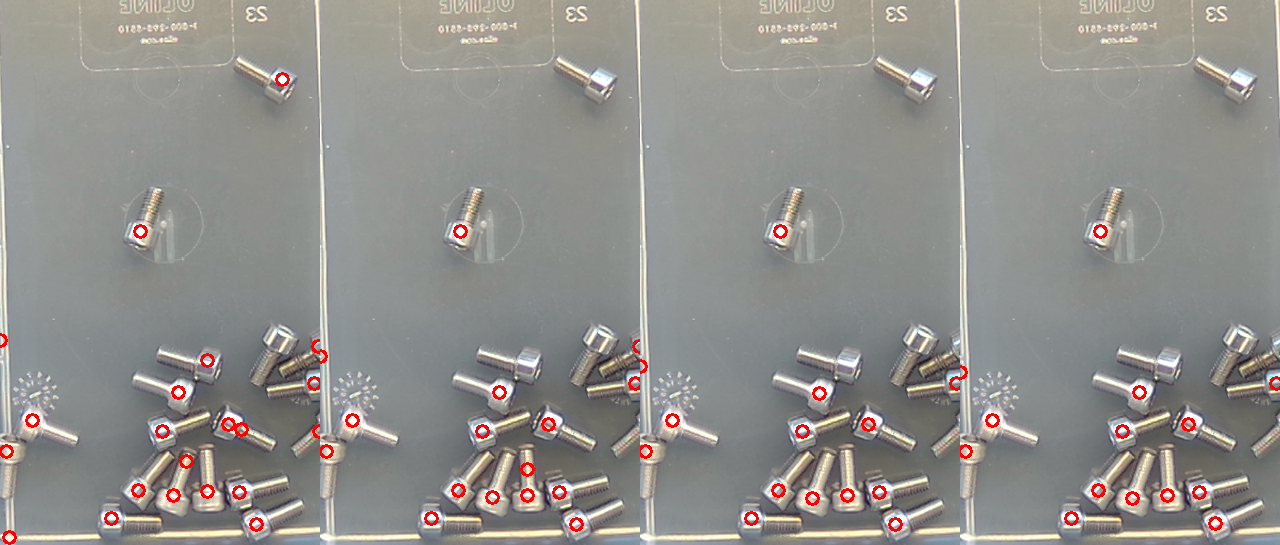
#> input picture dev/cores.png, 1280 x 545 px, given in place of gt27_0.png, which was not available
$ python m1.py
#> lines starting #> are read from the running program, lines starting #| are printed output that depends on the picture; after the words box and inside, x2 and y2 are one past the last pixel; in counts of white or black regions, pixels touching at a corner belong together
#> further down, f is the input picture: shape (545, 1280, 3); mean B, G, R 140.6, 144, 145.7
### dev/proto3.py
import cv2, numpy as np, sys
def run(f, t=35, erode=31):
#> called with t = 35, erode = 31
    H,W=f.shape[:2]; g=cv2.cvtColor(f,cv2.COLOR_BGR2GRAY)
#> after `H, W = f.shape[:2]`: H = 545; W = 1280
    gb=cv2.GaussianBlur(g,(0,0),3)
    _,bright=cv2.threshold(gb,0,255,cv2.THRESH_BINARY+cv2.THRESH_OTSU)
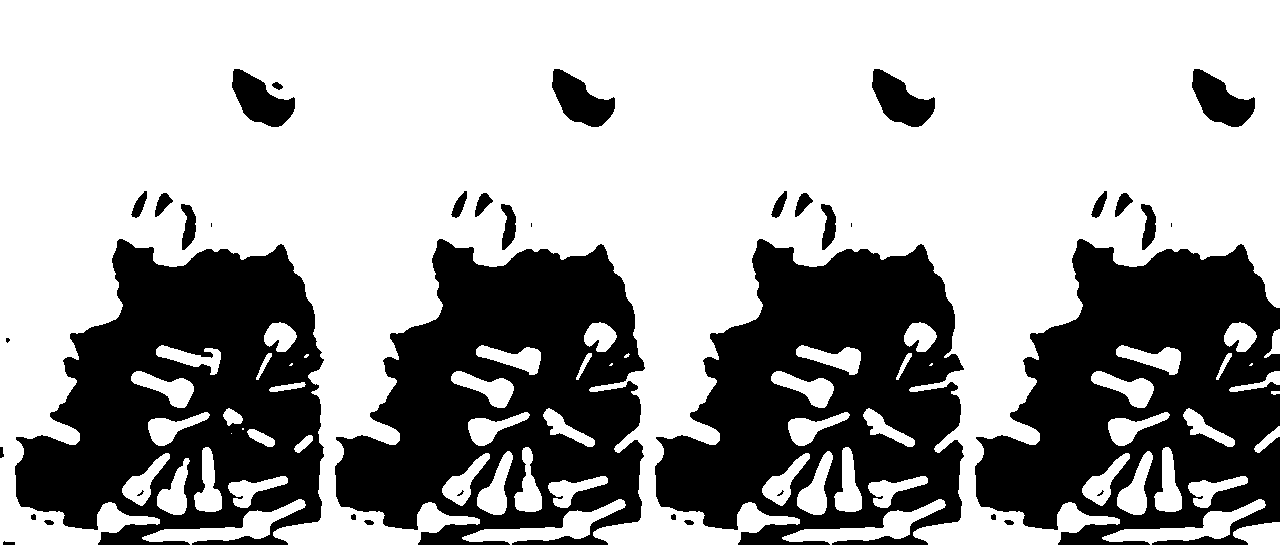
#> bright: shape (545, 1280); 64.7% white; 40 black regions (9 under 20 px), largest, box (x1, y1, x2, y2) and area: (15, 239, 324, 545) 59005, (335, 239, 645, 545) 58448, (975, 239, 1280, 545) 58300
    bright=cv2.morphologyEx(bright,cv2.MORPH_CLOSE,cv2.getStructuringElement(cv2.MORPH_ELLIPSE,(51,51)))
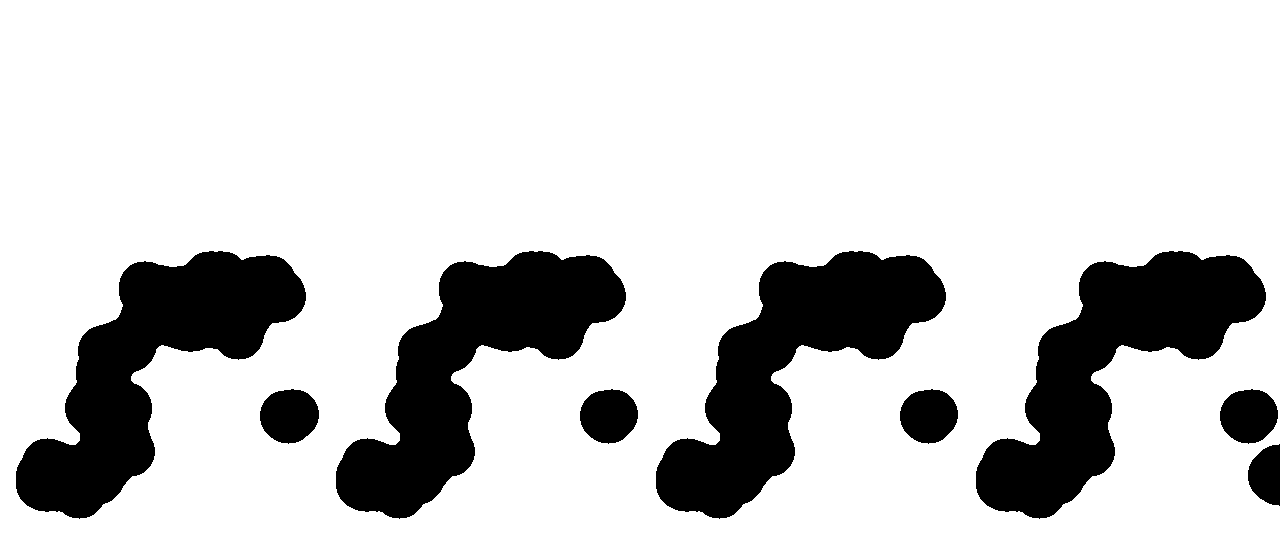
#> bright: shape (545, 1280); 80.5% white; 9 black regions, largest, box (x1, y1, x2, y2) and area: (16, 251, 306, 519) 31205, (336, 251, 626, 519) 31195, (656, 251, 946, 519) 31195
    n,lab,st,_=cv2.connectedComponentsWithStats(bright)
#> lab: shape (545, 1280) int32; values 0 (black) and 1 (white), 80.5% white; 9 black regions
#> n = 2; st = [[16, 251, 1264, 268, 136165], [0, 0, 1280, 545, 561435]]
    i=1+np.argmax(st[1:,4]); cs,_=cv2.findContours((lab==i).astype(np.uint8),cv2.RETR_EXTERNAL,cv2.CHAIN_APPROX_SIMPLE)
#> after `i = 1 + np.argmax(st[1:, 4])`: i = 1
#> after `cs, _ = cv2.findContours((lab == i).astype(np.uint8), cv2.RETR_EXTERNA`: cs = 1 contour; box (x1, y1, x2, y2) and area: (0, 0, 1280, 545) 694256
    hull=cv2.convexHull(max(cs,key=cv2.contourArea))
#> hull = [[1279, 0], [1279, 544], [0, 544], [0, 0]]
    binm=np.zeros_like(g); cv2.drawContours(binm,[hull],-1,255,-1)
#> after `cv2.drawContours(binm, [hull], -1, 255, -1)`: binm: shape (545, 1280); every value is 255
    binm=cv2.erode(binm,cv2.getStructuringElement(cv2.MORPH_ELLIPSE,(erode,erode)))
    s=4; bg=cv2.resize(cv2.medianBlur(cv2.resize(g,(W//s,H//s)),15),(W,H))
#> after `bg = cv2.resize(cv2.medianBlur(cv2.resize(g, (W // s, H // s)), 15), (`:
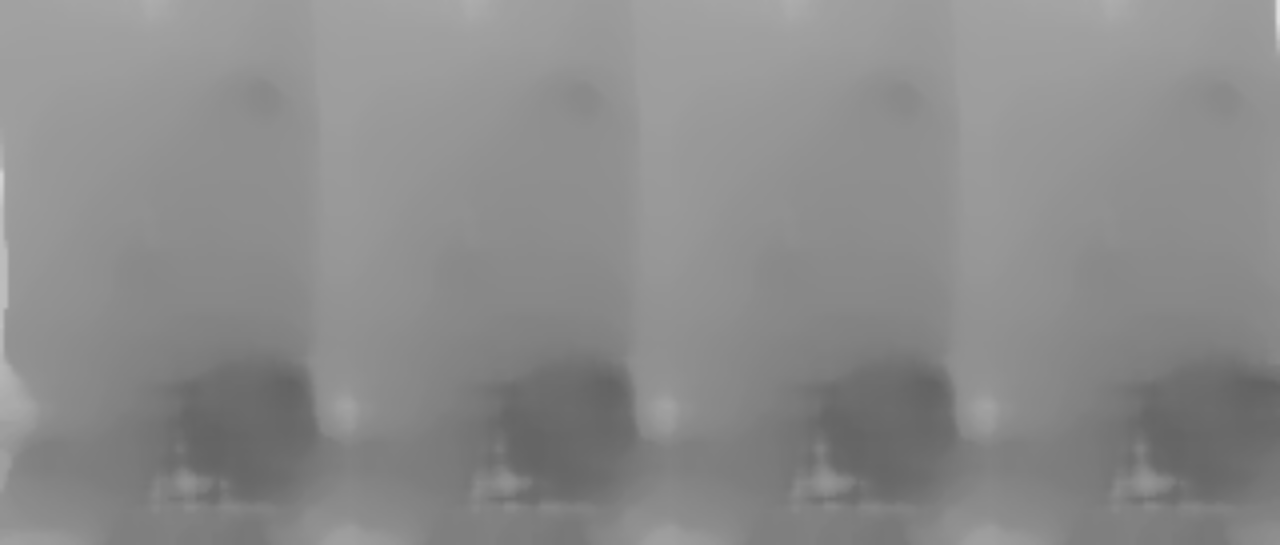
#> bg: shape (545, 1280); min 99, max 222, mean 139.3
    d=cv2.absdiff(g,bg); d[binm==0]=0
    m=((d>t)*255).astype(np.uint8)
#> m: shape (545, 1280); 10.2% white; 1460 white regions (1246 under 20 px), largest, box (x1, y1, x2, y2) and area: (585, 0, 662, 465) 3003, (905, 0, 982, 465) 2972, (285, 0, 342, 465) 2904
    m=cv2.morphologyEx(m,cv2.MORPH_CLOSE,cv2.getStructuringElement(cv2.MORPH_ELLIPSE,(5,5)))
#> m: shape (545, 1280); 13.4% white; 478 white regions (403 under 20 px), largest, box (x1, y1, x2, y2) and area: (738, 0, 1061, 545) 16310, (418, 0, 741, 545) 16257, (98, 0, 421, 545) 16225
    m=cv2.morphologyEx(m,cv2.MORPH_OPEN,np.ones((3,3),np.uint8))
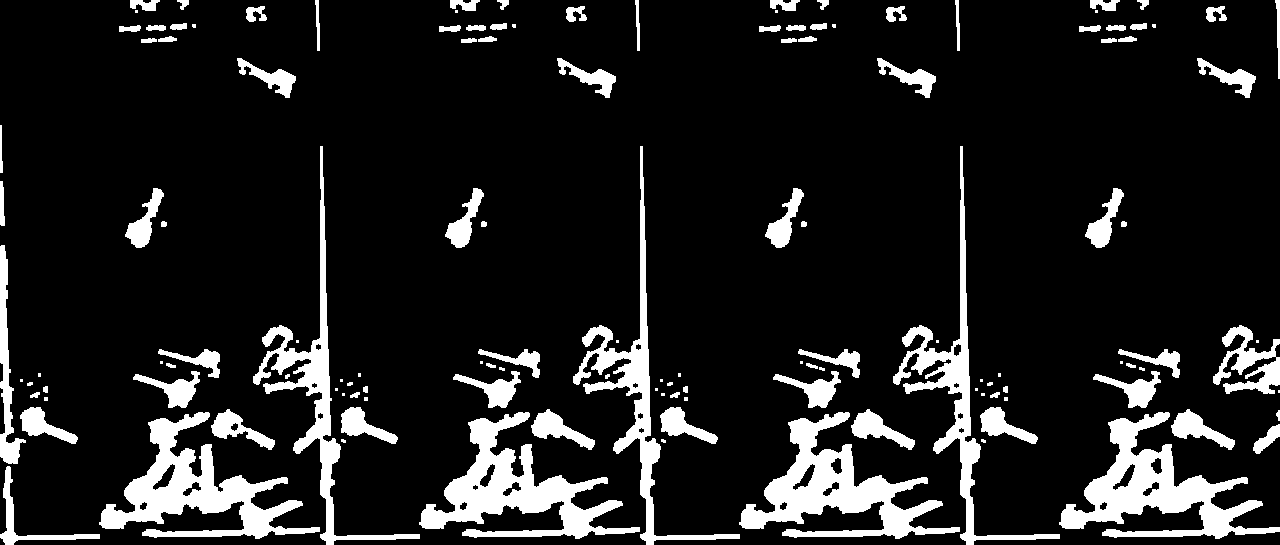
#> m: shape (545, 1280); 12.7% white; 137 white regions (43 under 20 px), largest, box (x1, y1, x2, y2) and area: (1059, 412, 1280, 539) 9447, (739, 412, 960, 539) 9444, (419, 412, 640, 539) 9365
    return m, binm
# [5 lines that do not run on import are left out]

### dev/approaches/tmp_ws/m1.py
import cv2,numpy as np,sys
sys.path.insert(0,'dev')
from proto3 import run
for n in ['gt27_0','frame_focused','white']:
    f=cv2.imread(f'dev/{n}.png'); _,b=run(f)
    g=cv2.cvtColor(f,6); H,W=g.shape; s=4
#> after `H, W = g.shape`: H = 545; W = 1280
    bg=cv2.resize(cv2.medianBlur(cv2.resize(g,(W//s,H//s)),15),(W,H)).astype(np.float32)
    d=g.astype(np.float32)-bg
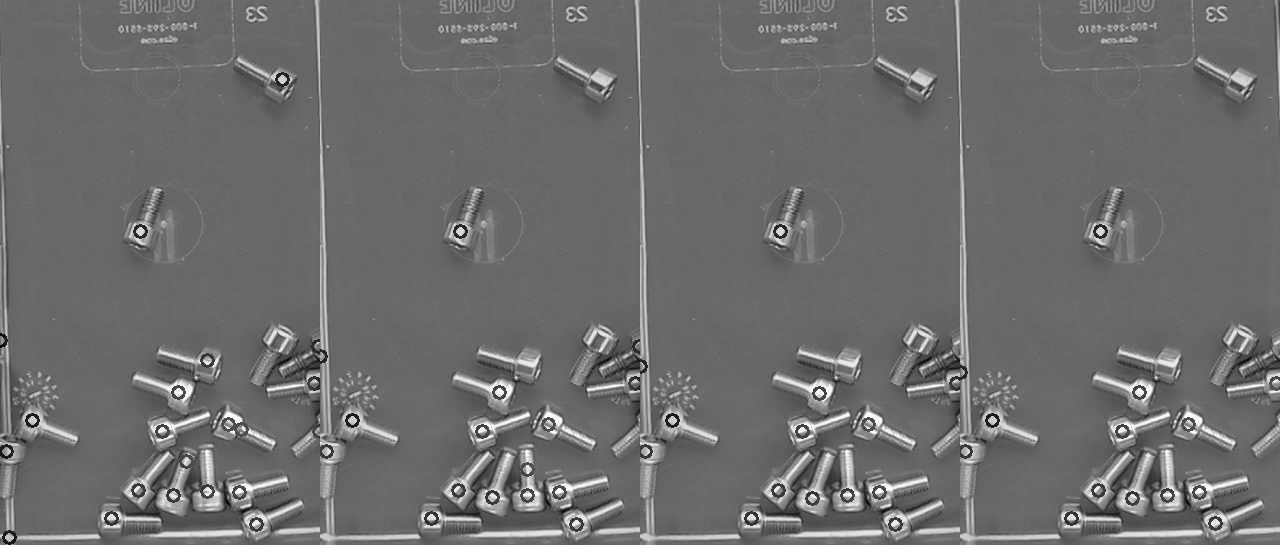
#> d: shape (545, 1280) float32; min -107, max 153, mean 4.7; drawn with min black and max white
    dd=d[b>0]; print(n,'pos',np.percentile(dd,[99,99.5,99.9]).round(),'neg',np.percentile(dd,[0.1,0.5,1]).round(), 'mad',np.median(np.abs(dd)))
#| gt27_0 pos [122. 132. 147.] neg [-77. -59. -48.] mad 2.0
    v=np.clip(128+d,0,255).astype(np.uint8); v[b==0]=0
#> after `v = np.clip(128 + d, 0, 255).astype(np.uint8)`:
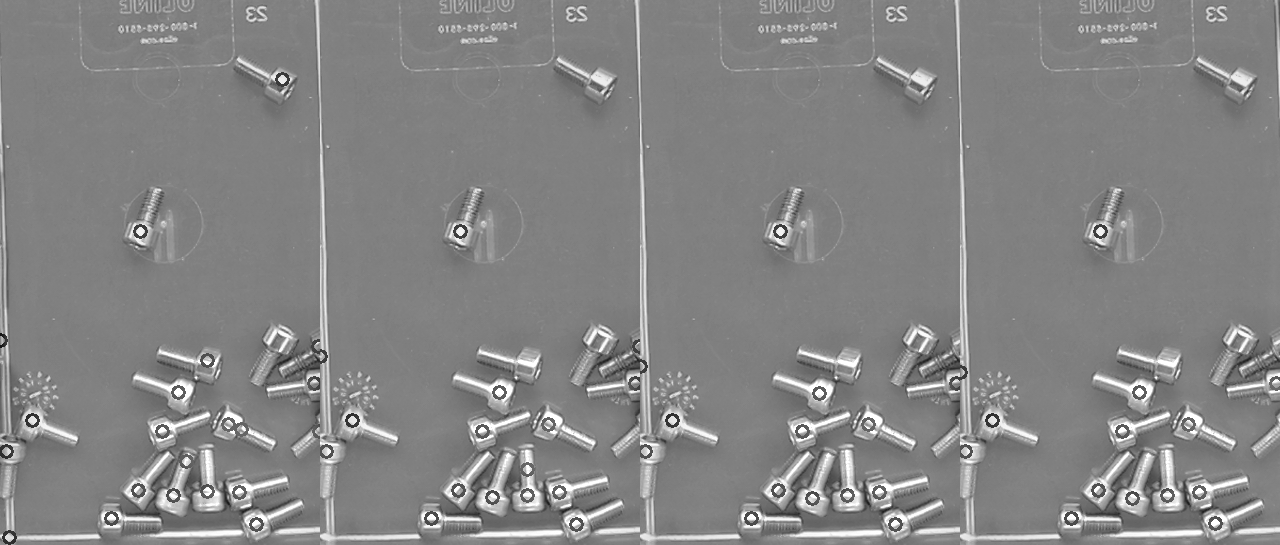
#> v: shape (545, 1280); min 21, max 255, mean 132.7
    cv2.imwrite(f'dev/approaches/tmp_ws/d_{n}.png',v[100:1000,650:1300])
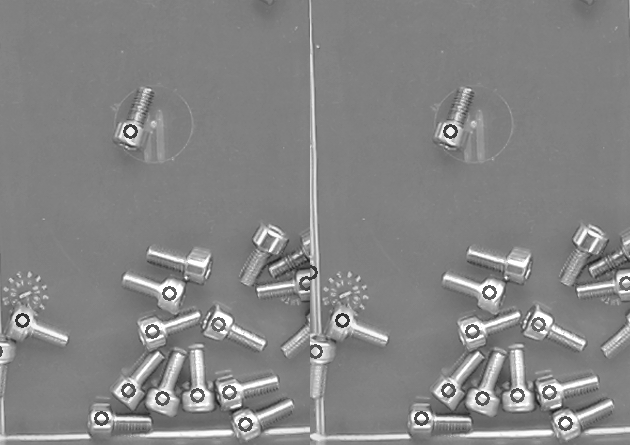
#> saved as d_gt27_0.png: shape (445, 630); min 31, max 255, mean 132.9
#> pass 2 of the loop `for n in ['gt27_0','frame_focused','white']:`:
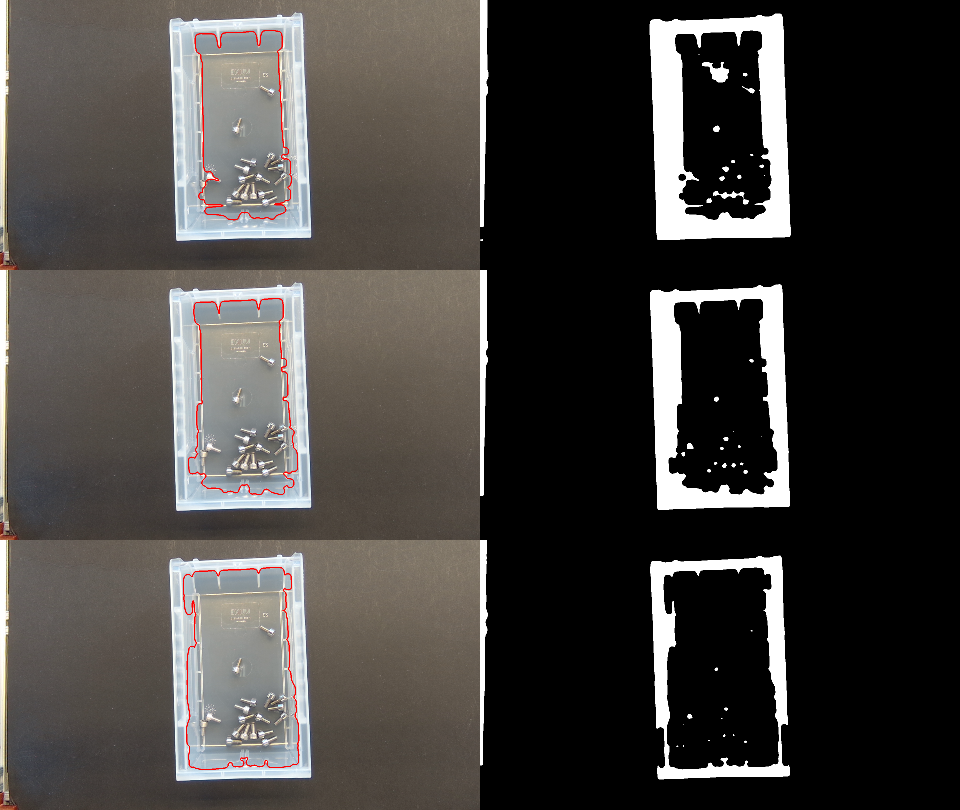
#> input picture dev/floor.png, 960 x 810 px, given in place of frame_focused.png, which was not available
#> f is the input picture: shape (810, 960, 3); mean B, G, R 63.6, 66.2, 69.1
#> g: shape (810, 960)
#> gb: shape (810, 960)
#> in run (call 2), `n,lab,st,_=cv2.connectedComponentsWithStats(bright)`:
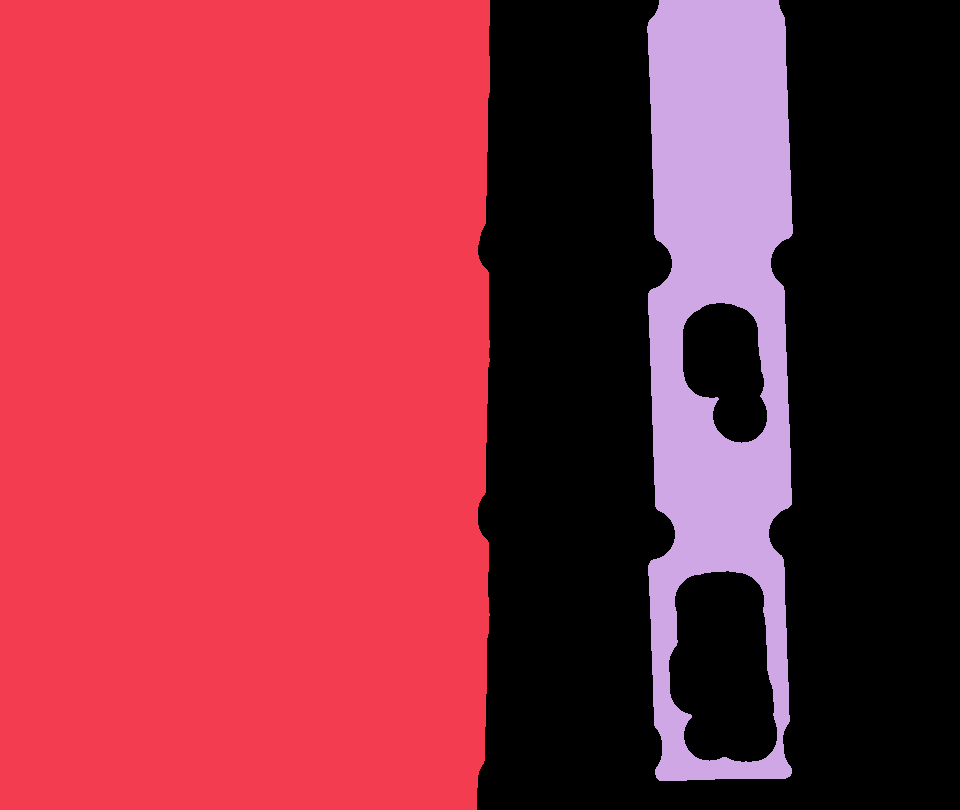
#> lab: shape (810, 960) int32; 3 distinct labels, from 0 to 2; one colour per label, 0 black
#> n = 3; st = [[477, 0, 483, 810, 306114], [0, 0, 490, 810, 393989], [647, 0, 146, 781, 77497]]
#> cs = 1 contour; box (x1, y1, x2, y2) and area: (0, 0, 490, 810) 392696
#> hull = [[489, 0], [489, 615], [484, 760], [476, 809], [0, 809], [0, 0]]
#| frame_focused pos [122. 142. 167.] neg [-88. -67. -47.] mad 3.0
#> v: shape (810, 960)
#> `v[b == 0] = 0`:
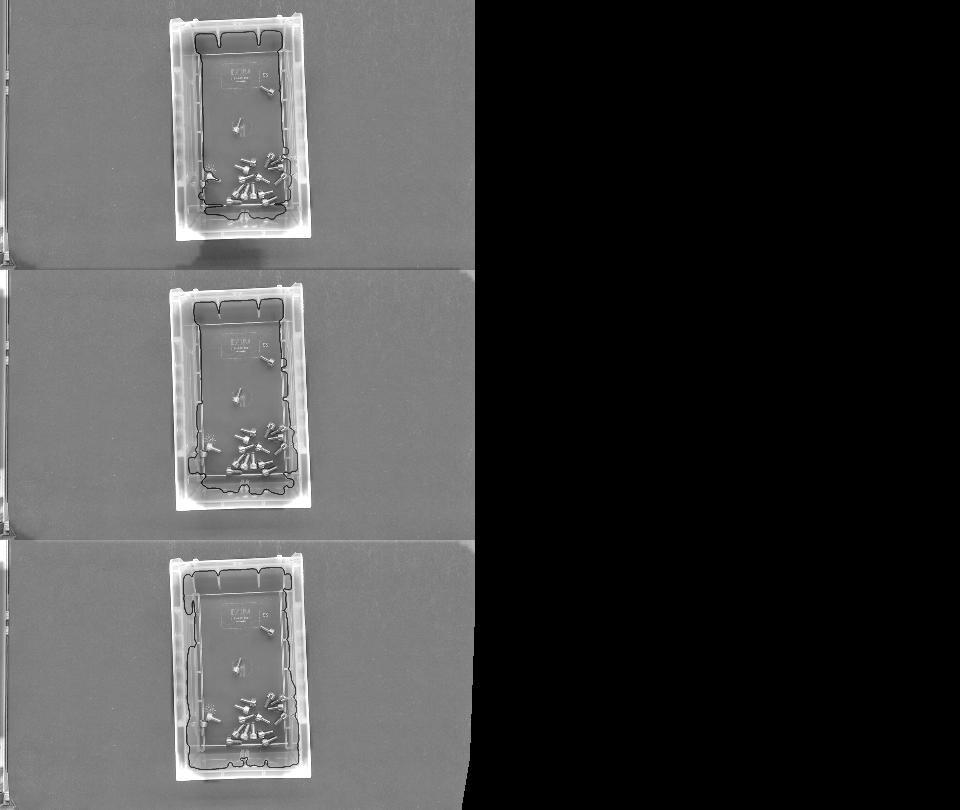
#> v: shape (810, 960); min 0, max 255, mean 66
